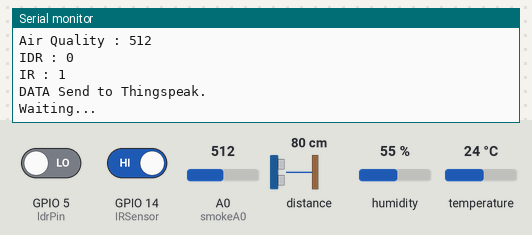
The sketch below on a simulated ESP8266 (NodeMCU). Shown: the last lines printed to the serial monitor. Wiring (inferred from the names in the program): ultrasonic range finder: trigger GPIO 2; echo GPIO 0. Inputs (shaded band) come from the test bench; at power-on: distance to the obstacle 80 cm, humidity 55 %, A0 (smokeA0) = 512, GPIO 5 (ldrPin) LOW, GPIO 14 (IRSensor) HIGH, temperature 24 °C. The echo pulse lasts 58.3 µs per cm; WiFi joins after 1.5 s; servers stay silent unless stated.

Above: at 2.7 s.
2.8 s: distance to the obstacle set to 2 cm
At 6.92 s:
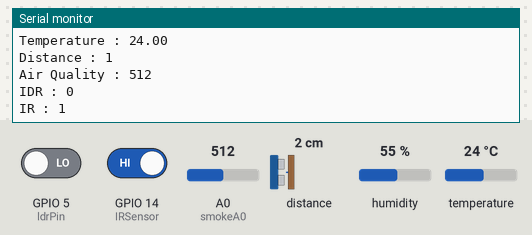
8.6 s: humidity set to 22 %
At 12.9 s:
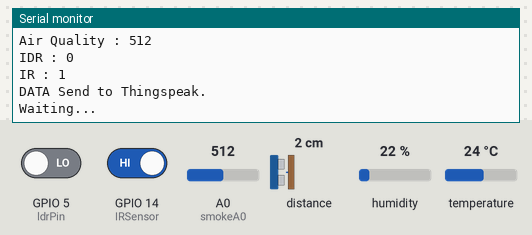
14.4 s: A0 (smokeA0) set to 716
At 17.37 s:
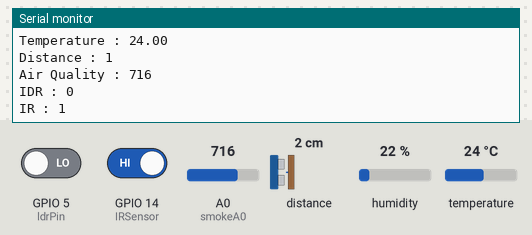
20.2 s: GPIO 5 (ldrPin) driven HIGH
26.0 s: GPIO 14 (IRSensor) driven LOW
At 27.83 s:
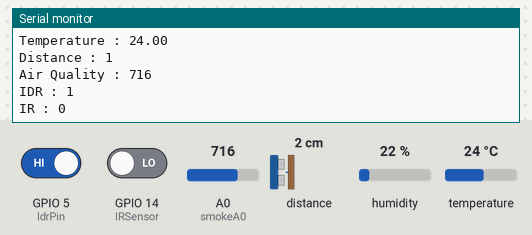
31.8 s: temperature set to 12 °C
At 33.7 s:
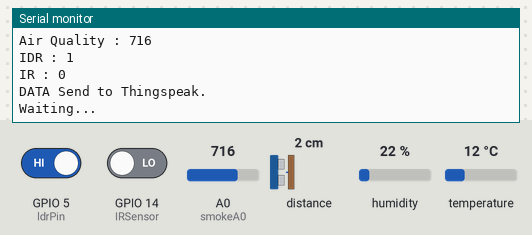

Measured:
- after the input at 2.8 s, the serial monitor: prints a new line after 4.0 s (image 1)
- after the input at 8.6 s, the serial monitor: prints a new line after 3.4 s (image 2)
- after the input at 14.4 s, the serial monitor: prints a new line after 2.8 s (image 3)
- after the input at 26.0 s, the serial monitor: prints a new line after 1.7 s (image 4)
- after the input at 31.8 s, the serial monitor: prints a new line after 1.1 s (image 5)

The sketch:

Smart_Home_ThingSpeak.ino
```cpp
#include <DHT.h>  // Including library for dht

#include <ESP8266WiFi.h>

String apiKey = "API KEY";     //  Enter your Write API key from ThingSpeak

const char *ssid =  "SSID";     // replace with your wifi ssid and wpa2 key
const char *pass =  "Password";
const char* server = "api.thingspeak.com";


#define DHTTYPE DHT11
#define dht_dpin 4


DHT dht(dht_dpin, DHTTYPE);

const int trigPin = 2;  //D4
const int echoPin = 0;  //D3
const int ldrPin =  5;  //D1
int smokeA0 = A0;
const int IRSensor= 14;  //D5
String fireStatus = "";
int led_status ;
long duration;
int distance;

WiFiClient client;

void setup()
{
       Serial.begin(115200);
       delay(10);
       pinMode(trigPin, OUTPUT); // Sets the trigPin as an Output
       pinMode(echoPin, INPUT); // Sets the echoPin as an
       dht.begin();
       pinMode(ldrPin,INPUT);
       pinMode(smokeA0, INPUT);
       pinMode(IRSensor,INPUT);

       Serial.println("Connecting to ");
       Serial.println(ssid);


       WiFi.begin(ssid, pass);

      while (WiFi.status() != WL_CONNECTED)
     {
            delay(500);
            Serial.print(".");
     }
      Serial.println("");
      Serial.println("WiFi connected");

}

void loop()
{

      float h = dht.readHumidity();
      float t = dht.readTemperature();
      int dist = ultrasonic();
      int airqua = air_quality();
      int ldr_val = ldr_sensor();
      int ir_value = ir_sensor();

      Serial.print("Humidity : ");
      Serial.print(h);
      Serial.print("\nTemperature : ");
       Serial.print(t);
      Serial.print("\nDistance : ");
       Serial.print(dist);
      Serial.print("\nAir Quality : ");
       Serial.print(airqua);
      Serial.print("\nIDR : ");
       Serial.print(ldr_val);
      Serial.print("\nIR : ");
       Serial.print(ir_value);


              if (isnan(h) || isnan(t))
                 {
                     Serial.println("Failed to read from DHT sensor!");
                      return;
                 }

                         if (client.connect(server,80))   //   "184.106.153.149" or api.thingspeak.com
                      {

                             String postStr = apiKey;
                             postStr +="&field1=";
                             postStr += String(t);
                             postStr +="&field2=";
                             postStr += String(h);
                             postStr +="&field3=";
                             postStr += String(airqua);
                             postStr +="&field4=";
                             postStr += String(dist);
                             postStr +="&field5=";
                             postStr += String(ir_value);
                             postStr +="&field6=";
                             postStr += String(ldr_val);
                             postStr += "\r\n\r\n";

                             client.print("POST /update HTTP/1.1\n");
                             client.print("Host: api.thingspeak.com\n");
                             client.print("Connection: close\n");
                             client.print("X-THINGSPEAKAPIKEY: "+apiKey+"\n");
                             client.print("Content-Type: application/x-www-form-urlencoded\n");
                             client.print("Content-Length: ");
                             client.print(postStr.length());
                             client.print("\n\n");
                             client.print(postStr);

                             Serial.println("\nDATA Send to Thingspeak.");
                        }
          client.stop();

          Serial.println("Waiting...");

  // thingspeak needs minimum 15 sec delay between updates, i've set it to 30 seconds

  delay(5000);
}

int   ultrasonic(){
digitalWrite(trigPin, LOW);   // Makes trigPin low
delayMicroseconds(2);       // 2 micro second delay

digitalWrite(trigPin, HIGH);  // tigPin high
delayMicroseconds(10);      // trigPin high for 10 micro seconds
digitalWrite(trigPin, LOW);   // trigPin low

duration = pulseIn(echoPin, HIGH);   //Read echo pin, time in microseconds
distance= duration*0.034/2;        //Calculating actual/real distance
 return distance;
  }


 int   ir_sensor(){
    int IRValue = digitalRead(IRSensor);
    return IRValue ;

  }

 int   air_quality(){
    int analogSensor = analogRead(smokeA0);
    return analogSensor;
  }

 int   ldr_sensor(){
    int temp=digitalRead(5);
   return temp ;
  }
```
